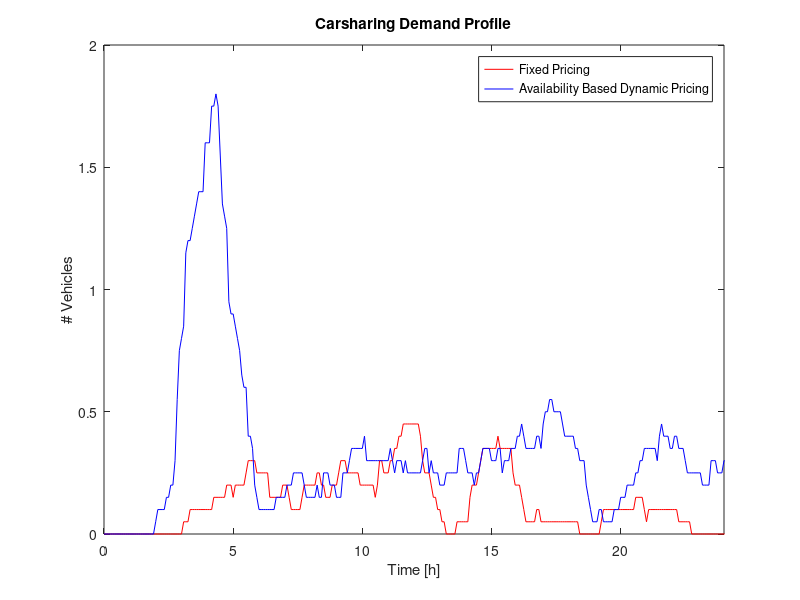
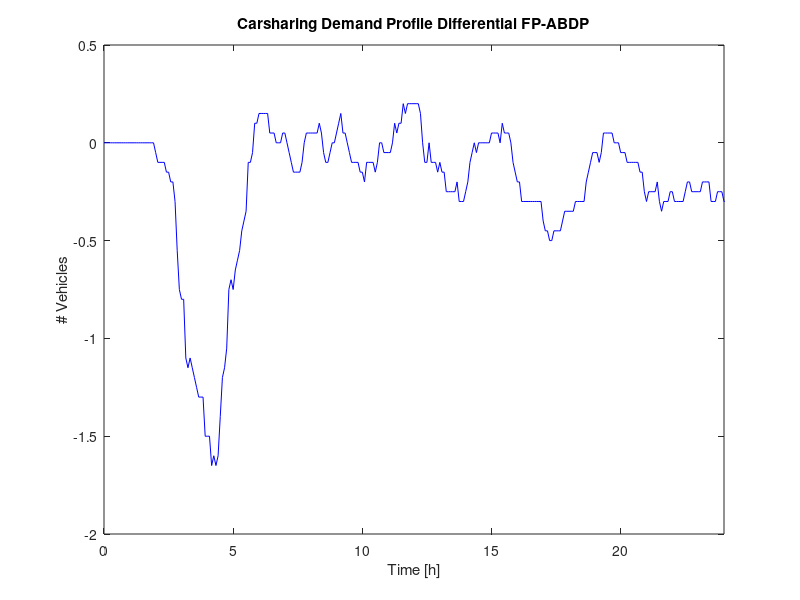
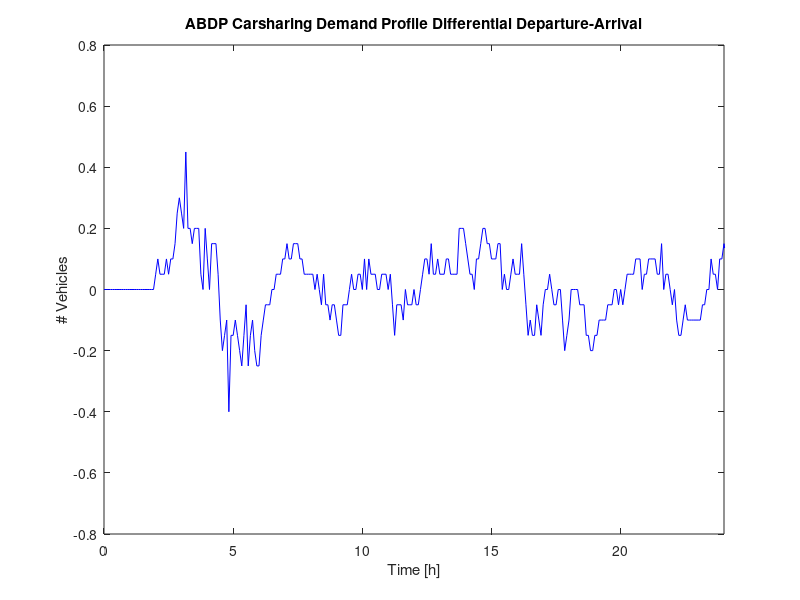
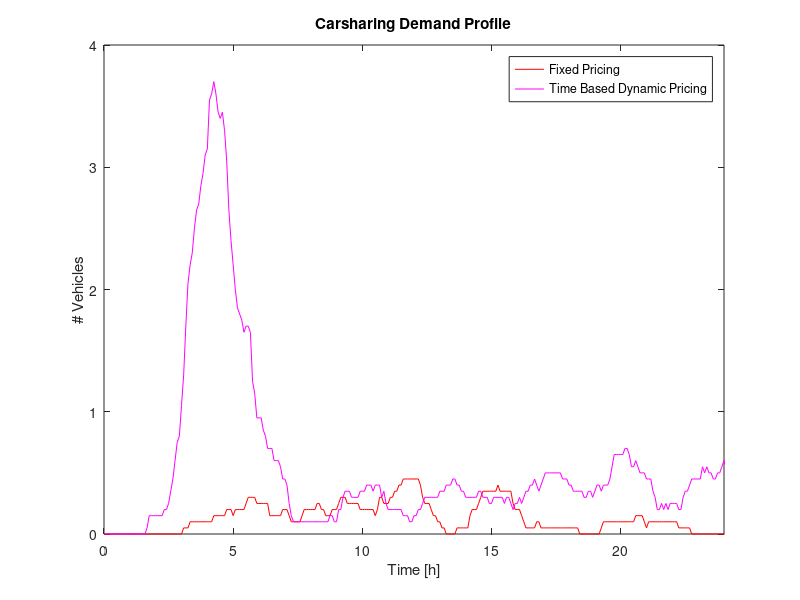

Recreate these plots in MATLAB, in order. (Note: this script raises an error after producing the figures.)
%DEMAND PROFILE SHIFT PLOT

%% twoway 1-2
% load ModePercentage1.mat
% twoway=movmean(twoway,60);
% twoway1=twoway;
% twowayarrival1=movmean(twowayarrival,120);
% plot((time/3600),twoway,'g');    %Plot the 1st simulation Fleet utilization
% hold on
% %plot((time/3600),twowayarrival,'y');    
% load ModePercentage2.mat
% twoway=movmean(twoway,60);
% twoway2=twoway;
% twowayarrival2=movmean(twowayarrival,120);
% plot((time/3600),twoway,'r');    %Plot the 2nd simulation Fleet utilization
% %plot((time/3600),twowayarrival,'c');  
% title('Demand Profile Carsharing');
% xlim([0 24]);
% ylabel('# Vehicles');
% xlabel('Time [h]');
% legend('Fixed Pricing','Fixed Pricing + VOT','location','best');
% hold off
% filename = sprintf('Demand_Profile_twoway_1-2.png');
% saveas(gca,filename);
% hold off
% 
% %Difference in demand profile between sim1 and sim2
% plot((time/3600),(twoway1-twoway2),'r');
% hold on
% title('Carsharing Demand Profile Differential between FP-VOT and FP)');
% xlim([0 24]);
% ylabel('# Vehicles');
% xlabel('Time [h]');
% hold off
% filename = sprintf('Demand_Profile_Differential_twoway_1-2.png');
% saveas(gca,filename);
% hold off
% 
% %Difference in demand profile between sim2 departure and sim2 arrival
% plot((time/3600),(twoway2-twowayarrival2),'r');
% hold on
% title('FP Carsharing Demand Profile Differential Departure-Arrival');
% xlim([0 24]);
% ylabel('# Vehicles');
% xlabel('Time [h]');
% hold off
% filename = sprintf('Demand_Profile_Differential_twoway2_dep-arr.png');
% saveas(gca,filename);
% hold off

%% twoway 2-3
load ModePercentage2.mat
twoway=movmean(twoway,20);
twoway2=twoway;
twowayarrival2=movmean(twowayarrival,20);
plot((time/3600),twoway,'r');    %Plot the 2nd simulation Fleet utilization
hold on
load ModePercentage3.mat
twoway=movmean(twoway,20);
twoway3=twoway;
twowayarrival3=movmean(twowayarrival,20);
plot((time/3600),twoway,'b');    %Plot the 3rd simulation Fleet utilization
title('Carsharing Demand Profile');
xlim([0 24]);
ylabel('# Vehicles');
xlabel('Time [h]');
legend('Fixed Pricing','Availability Based Dynamic Pricing','location','best');
hold off
filename = sprintf('Demand_Profile_twoway_2-3.png');
saveas(gca,filename);
hold off

%Difference in demand profile between sim2 and sim3
plot((time/3600),(twoway2-twoway3),'b');
hold on
title('Carsharing Demand Profile Differential FP-ABDP');
xlim([0 24]);
ylabel('# Vehicles');
xlabel('Time [h]');
hold off
filename = sprintf('Demand_Profile_Differential_twoway_2-3.png');
saveas(gca,filename);
hold off

%Difference in demand profile between sim3 departure and sim3 arrival
plot((time/3600),(twoway3-twowayarrival3),'b');
hold on
title('ABDP Carsharing Demand Profile Differential Departure-Arrival');
xlim([0 24]);
ylabel('# Vehicles');
xlabel('Time [h]');
hold off
filename = sprintf('Demand_Profile_Differential_twoway3_dep-arr.png');
saveas(gca,filename);
hold off

%% twoway 2-4
load ModePercentage2.mat
twoway=movmean(twoway,20);
twoway2=twoway;
twowayarrival2=movmean(twowayarrival,20);
plot((time/3600),twoway,'r');    %Plot the 2nd simulation Fleet utilization
hold on
load ModePercentage4.mat
twoway=movmean(twoway,20);
twoway4=twoway;
twowayarrival4=movmean(twowayarrival,20);
plot((time/3600),twoway,'m');    %Plot the 4rd simulation Fleet utilization
title('Carsharing Demand Profile');
xlim([0 24]);
ylabel('# Vehicles');
xlabel('Time [h]');
legend('Fixed Pricing','Time Based Dynamic Pricing','location','best');
hold off
filename = sprintf('Demand_Profile_twoway_2-4.png');
saveas(gca,filename);
hold off

%Difference in demand profile between sim2 and sim4
plot((time/3600),(twoway2-twoway4),'m');
hold on
title('TBDP Carsharing Demand Profile Differential');
xlim([0 24]);
ylabel('# Vehicles');
xlabel('Time [h]');
hold off
filename = sprintf('Demand_Profile_Differential_twoway_2-4.png');
saveas(gca,filename);
hold off

%Difference in demand profile between sim4 departure and sim4 arrival
plot((time/3600),(twoway4-twowayarrival4),'m');
yyaxis left
hold on
title('TBDP Carsharing Demand Profile Differential Departure-Arrival');
xlim([0 24]);
ylabel('# Vehicles');
xlabel('Time [h]');
% stairs((timeBasePrice(:,1)),(timeBasePrice(:,2)),'k');
% yyaxis right
% ylabel('Time Based Price [€/min]');
% legend('Differential Departure-Arrival','Price','location','best');
hold off
filename = sprintf('Demand_Profile_Differential_twoway4_dep-arr.png');
saveas(gca,filename);
hold off

%% twoway 3-4
%Difference in demand profile between sim3 departure and sim3 arrival

plot((time/3600),(twoway4),'m');
hold on
plot((time/3600),(twoway2),'-r');
yyaxis left
title('Carsharing Demand Profile Differential Departure-Arrival');
xlim([0 24]);
ylabel('# Vehicles');
xlabel('Time [h]');
yyaxis right
stairs((timeBasePrice(:,1)),(timeBasePrice(:,2)),'--k');
hold on
plot(fixedPrice(:,1),fixedPrice(:,2),':k');
ylim([0 0.2]);
ylabel('Time Based Price [€/min]');
legend('TBDP Demand Profile','FP Demand Profile','TBDP','FP','location','northeast');
hold off
filename = sprintf('Demand_Profile_Differential_twoway34_dep-arr.png');
saveas(gca,filename);
close